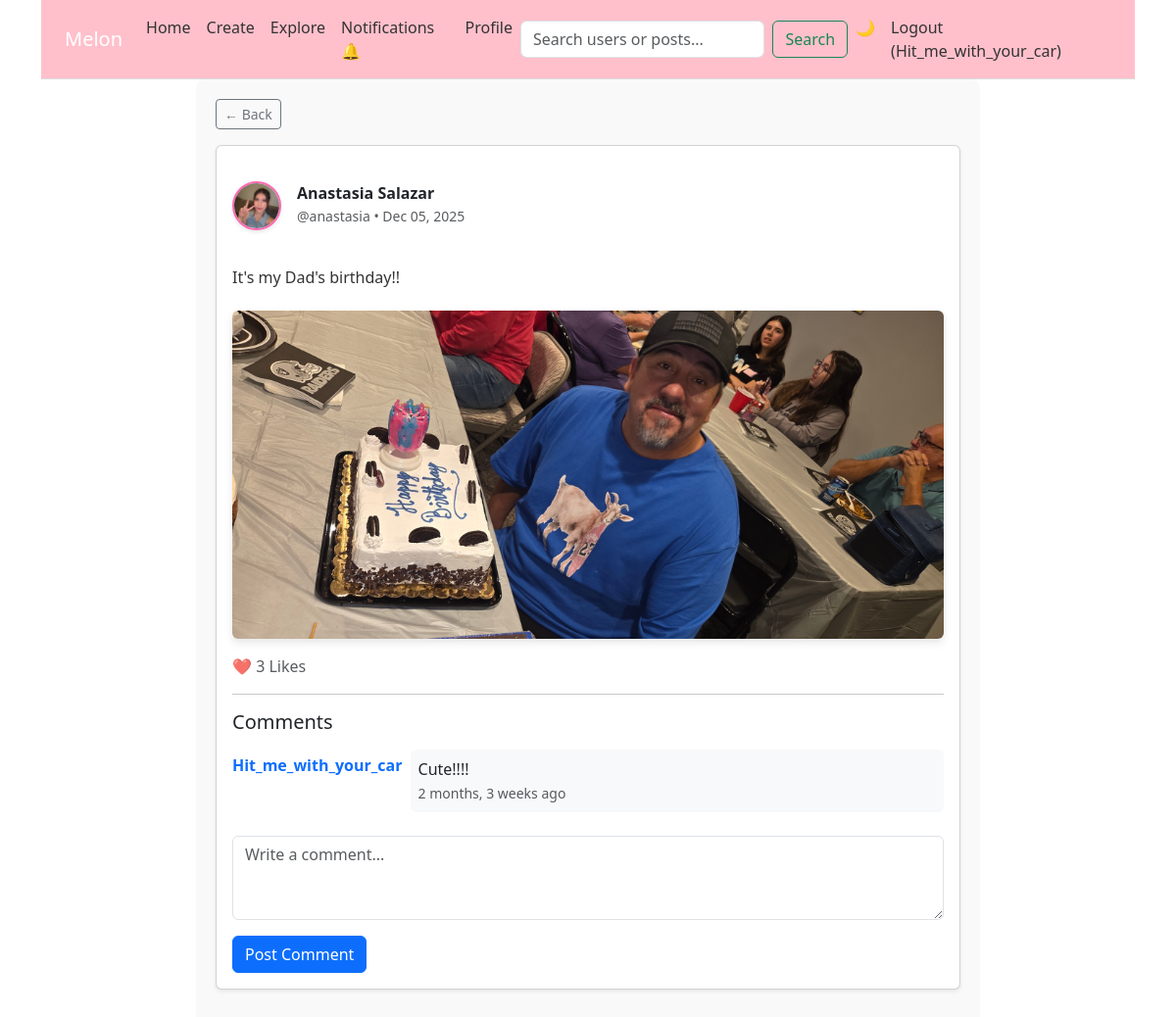
The app's page /post/3/ (signed in) with its own data.
### myapp/models.py (models this page shows, shortened)
class Post(models.Model):
    author = models.ForeignKey(User, on_delete=models.CASCADE, related_name='posts')
    content = models.TextField()
    image = models.ImageField(upload_to='posts/', blank=True)
    created_at = models.DateTimeField(auto_now_add=True)  # Changed to snake_case for consistency

class UserProfile(models.Model):
    user = models.OneToOneField(User, on_delete=models.CASCADE)
    phone_number = models.CharField(max_length=15, blank=True)
    profile_picture = models.ImageField(upload_to='profile_pics/', blank=True, null=True)
    biography = models.TextField(max_length=500, blank=True, help_text="Tell us about yourself!")
    created_at = models.DateTimeField(auto_now_add=True)

class Comment(models.Model):
    author = models.ForeignKey(User, on_delete=models.CASCADE)
    post = models.ForeignKey(Post, on_delete=models.CASCADE, related_name='comments')
    text = models.TextField()
    created_at = models.DateTimeField(auto_now_add=True)  # Changed to snake_case

### myapp/views.py (the view)
# urls.py: path('post/<int:post_id>/', views.post_detail, name='post'),  # Added trailing slash
def post_detail(request, post_id):
    post = get_object_or_404(Post, id=post_id)
    comments = post.comments.all()
    if request.method == 'POST':
        form = CommentForm(request.POST)
        if form.is_valid():
            comment = form.save(commit=False)
            comment.post = post
            comment.author = request.user
            comment.save()
            return redirect('post', post_id=post_id)
    else:
        form = CommentForm()
    return render(request, 'post.html', {
        'post': post,
        'comments': comments,
        'form': form,
    })

### myapp/forms.py
class CommentForm(forms.ModelForm):
    class Meta:
        model = Comment
        fields = ['text']
        widgets = {
            'text': forms.Textarea(attrs={
                'class': 'form-control',
                'placeholder': 'Write a comment...',
                'rows': 3,
            })
        }
        labels = {
            'text': 'Comment'
        }
    def __init__(self, *args, **kwargs):
        super().__init__(*args, **kwargs)
        self.fields['text'].required = True

### myapp/context_processors.py (called while the page is built)
def notification_count(request):
    if request.user.is_authenticated:
        count = Notification.objects.filter(receiver=request.user, is_read=False).count()
        return {'notif_count': count}
    return {}

### templates/post.html (shortened to what this page needs)
{% extends 'base.html' %}
{% load static %}
{% block content %}
<div class="centered-container">
    <div class="mb-3">
        <a href="javascript:history.back()" class="btn btn-outline-secondary btn-sm">← Back</a>
    </div>
    <div class="card shadow-sm mb-4">
        <div class="card-body">
            <div class="d-flex align-items-center mb-3">
                <a href="{% url 'profile' post.author.username %}" class="text-decoration-none text-dark d-flex align-items-center">
                    <div class="profile-pic-container me-3">
                        {% if post.author.userprofile.profile_picture %}
                            <img src="{{ post.author.userprofile.profile_picture.url }}"
                                 alt="{{ post.author.username }}'s profile"
                                 class="profile-pic">
                        {% else %}
                            <div class="profile-pic-placeholder">
                                {{ post.author.first_name|first|upper }}{{ post.author.last_name|first|upper }}
                            </div>
                        {% endif %}
                    </div>
                    <div>
                        <h6 class="mb-0">
                            <strong>{{ post.author.get_full_name|default:post.author.username }}</strong>
                        </h6>
                        <small class="text-muted">@{{ post.author.username }} • {{ post.created_at|date:"M d, Y" }}</small>
                    </div>
                </a>
            </div>
            <p class="card-text post-content text-break">{{ post.content }}</p>
            {% if post.image %}
                <img src="{{ post.image.url }}" class="img-fluid rounded mb-3 w-100" alt="Post image">
            {% endif %}
            <div class="text-muted mb-3">
                ❤️ {{ post.likes.count }} Likes
            </div>
            <hr>
            <h5 class="mb-3">Comments</h5>
            <div class="comments-list mb-4">
                {% for comment in comments %}
                    <div class="d-flex mb-3">
                        <div class="me-2 mt-1">
                            <a href="{% url 'profile' comment.author.username %}" class="text-decoration-none">
                                <strong>{{ comment.author.username }}</strong>
                            </a>
                        </div>
                        <div class="flex-grow-1 bg-light p-2 rounded">
                            <p class="mb-0 text-break">{{ comment.text }}</p>
                            <small class="text-muted">{{ comment.created_at|timesince }} ago</small>
                        </div>
                    </div>
                {% empty %}
                    <p class="text-muted text-center py-3">No comments yet. Be the first to share your thoughts!</p>
                {% endfor %}
            </div>
            {% if user.is_authenticated %}
                <form method="POST" class="mt-4">
                    <div class="mb-3">
                        {{ form.text }}
                    </div>
                    <button type="submit" class="btn btn-primary">Post Comment</button>
                </form>
            {% else %}
                <div class="alert alert-light text-center">
                    <a href="{% url 'login' %}">Log in</a> to leave a comment.
                </div>
            {% endif %}
        </div>
    </div>
</div>
{% endblock %}

### templates/base.html (shortened to what this page needs)
{% load static %}
<!DOCTYPE html>
<html lang="en">
<head>
    <link href="https://cdn.jsdelivr.net/npm/bootstrap@5.3.2/dist/css/bootstrap.min.css" rel="stylesheet">
    <link rel="stylesheet" type="text/css" href="{% static 'style.css' %}"/>
</head>
<body>
<div class="page-wrapper">
    <div class="container">
        <nav class="navbar navbar-expand-lg navbar-light bg-light" style="background-color: pink;">
            <a class="navbar-brand ps-3" href="#">Melon</a>
            <div class="collapse navbar-collapse" id="navbarNav" style="">
                <ul class="navbar-nav">
                    <li class="nav-item">
                        <a class="nav-link" href="/">Home</a>
                    </li>
                    <li class="nav-item">
                        <a class="nav-link" href="/create/">Create</a>
                    </li>
                    <li class="nav-item">
                        <a class="nav-link" href="/explore/">Explore</a>
                    </li>
                    {% if user.is_authenticated %}
                    <li class="nav-item">
                        <a class="nav-link" href="{% url 'notifications' %}">
                            Notifications 🔔
                        </a>
                    </li>
                    {% endif %}
                    <li class="nav-item">
                        {% if user.is_authenticated %}
                            <a class="nav-link" href="{% url 'profile' user.username %}">Profile</a>
                        {% else %}
                            <a class="nav-link" href="{% url 'login' %}">Profile</a>
                        {% endif %}
                    </li>
                </ul>
                <form class="d-flex mx-auto" action="{% url 'search' %}" method="GET">
                    <input class="form-control me-2" type="search" name="q" placeholder="Search users or posts..." aria-label="Search">
                    <button class="btn btn-outline-success" type="submit">Search</button>
                </form>
                <ul class="navbar-nav ms-auto pe-3">
                    <li class="nav-item">
                        <button id="darkModeToggle" class="nav-link btn btn-link">🌙</button>
                    </li>
                    {% if user.is_authenticated %}
                        <li class="nav-item">
                            <a class="nav-link" href="{% url 'logout' %}">Logout ({{ user.username }})</a>
                        </li>
                    {% else %}
                        <li class="nav-item">
                            <a class="nav-link" href="{% url 'login' %}">Login</a>
                        </li>
                    {% endif %}
                </ul>
            </div>
        </nav>
    </div>
    <div class="container">{% block content %}{% endblock %}</div>
</div>
</body>
</html>

### static/style.css (style rules this page uses)
body { font-family: "Segoe UI", system-ui, sans-serif; margin: 0; padding: 0; color: black; background-color: #f0f0f0; }
.navbar { border-bottom: 1px solid #ddd; background-color: pink !important; }
.navbar-brand { color: white !important; padding: 10px 0 !important; padding-left: 1.5rem !important; }
.navbar-nav .nav-link { color: #333 !important; }
.page-wrapper { width: 100%; max-width: 1200px; margin: 0 auto; background-color: #fff; min-height: 100vh; display: flex; flex-direction: column; }
.centered-container { width: 80%; max-width: 800px; margin: 0 auto; padding: 20px; background-color: #f9f9f9; border-radius: 8px; }
button { background-color: hotpink; color: white; padding: 12px 24px; border: none; border-radius: 6px; font-size: 16px; cursor: pointer; transition: background-color 0.3s ease; }
img { max-width: 100%; height: auto; border-radius: 8px; box-shadow: 0 4px 8px rgba(0,0,0,0.1); display: block; margin: 20px auto; }
.post-content { font-size: 16px; line-height: 1.6; color: #333; margin: 10px 0; }
.profile-pic { width: 50px; height: 50px; border-radius: 50%; object-fit: cover; border: 2px solid #ff69b4; box-shadow: 0 2px 4px rgba(0,0,0,0.1); }

### records on screen
Post: author.userprofile.profile_picture (picture), author.get_full_name "Anastasia Salazar", author.username "anastasia", created_at "Dec 05, 2025", content "It's my Dad's birthday!!", image (picture), likes.count "3"
Comment: author.username "Hit_me_with_your_car", text "Cute!!!!", created_at "2 months, 3 weeks"

### other values on screen
{{ user.username }} "Hit_me_with_your_car"
